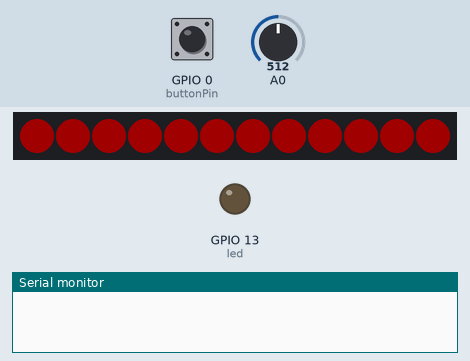
Recording of a sketch running on a simulated ESP8266 (NodeMCU). Parts: 12 RGB LEDs in strip order, left to right, output pins drawn as LEDs (lit = HIGH), the last lines printed to the serial monitor. Inputs (shaded band) come from the test bench; at power-on: GPIO 0 (buttonPin) HIGH, A0 = 512. Dim RGB values are drawn brighter than linear; random numbers use the default seed unless the sketch sets one.

Above: at 1.2 s.
1.3 s: GPIO 0 (buttonPin) pulled LOW for 3.2 s
At 4.37 s:
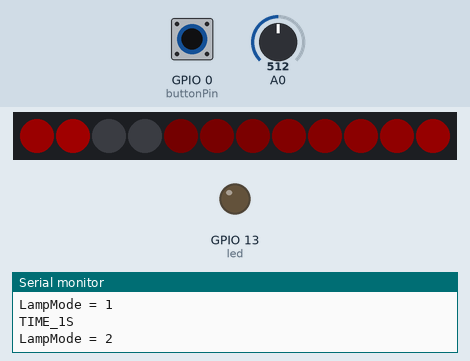
5.1 s: GPIO 0 (buttonPin) pulled LOW for 3.2 s
At 8.8 s:
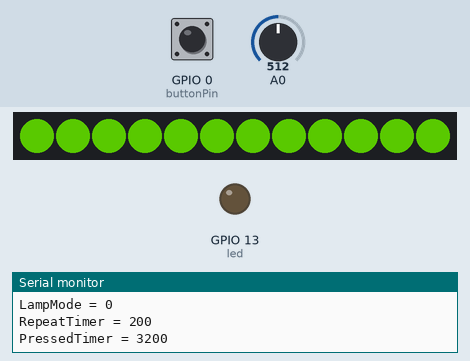
9.8 s: GPIO 0 (buttonPin) pulled LOW for 3.2 s
At 11.35 s:
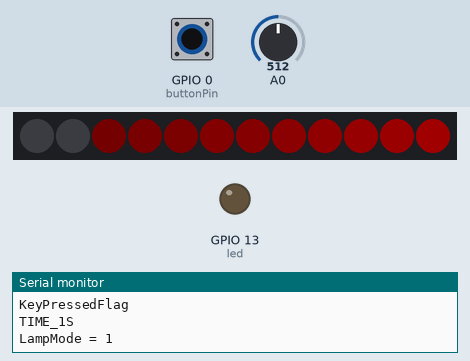
13.6 s: GPIO 0 (buttonPin) pulled LOW for 3.2 s
At 17.6 s:
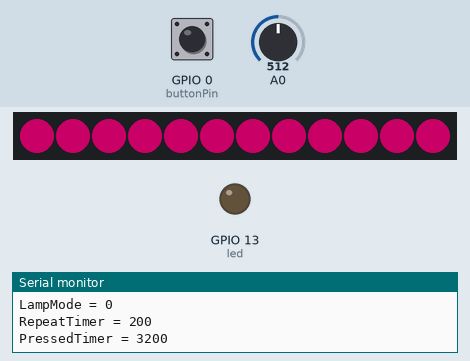
18.3 s: GPIO 0 (buttonPin) pulled LOW for 1 s
At 20.3 s:
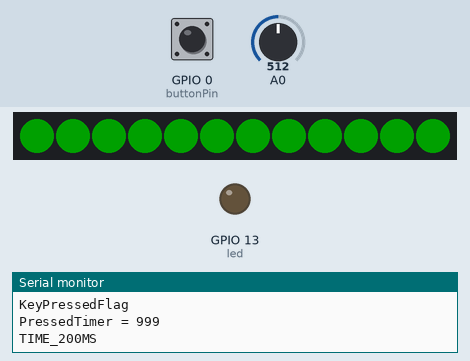
20.8 s: GPIO 0 (buttonPin) pulled LOW for 3.2 s
At 23.87 s:
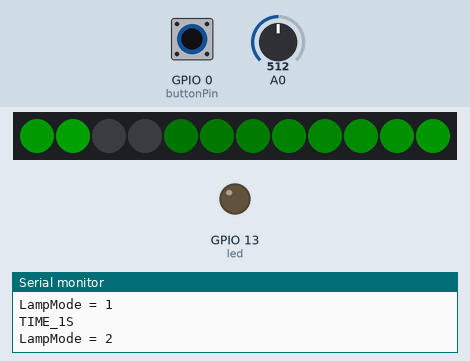

The sketch:

lamp.ino
```cpp
#include <NeoPixelAnimator.h>
#include <NeoPixelBrightnessBus.h>
#include <NeoPixelBus.h>

#include <Ticker.h>
Ticker ticker;

uint16_t PressedTimer = 0;
uint16_t RepeatTimer = 0;
boolean KeyPressedFlag = false;
boolean KeyValidFlag = false;

#define TIME_30MS         30
#define TIME_200MS        200
#define TIME_1S           1000
#define TIME_5S           5000
#define TIME_KEY_REPEAT   1500

const int buttonPin = 0;     // the number of the pushbutton pin
// variables will change:
int buttonState = 0;         // variable for reading the pushbutton status
char LampMode = 0;
char ColorMode = 0;

const uint16_t PixelCount = 12; // make sure to set this to the number of pixels in your strip
const uint16_t PixelPin = 2;  // make sure to set this to the correct pin, ignored for Esp8266
const uint16_t AnimCount = 12; //
const uint16_t TailLength = 11; // length of the tail, must be shorter than PixelCount
const float MaxLightness = 0.2f; // max lightness at the head of the tail (0.5f is full bright)
uint8_t delta = 255 * MaxLightness;

boolean AnimationInit = false;
boolean LampOff = false;

HslColor hslcolor;
RgbColor rgbcolor;

NeoGamma<NeoGammaTableMethod> colorGamma; // for any fade animations, best to correct gamma
NeoPixelBus<NeoGrbFeature, NeoEsp8266AsyncUart1Ws2812Method> strip(PixelCount, PixelPin); // for esp8266 omit the pin

NeoPixelAnimator animations(AnimCount); // NeoPixel animation management object

// what is stored for state is specific to the need, in this case, the colors.
// Basically what ever you need inside the animation update function
struct MyAnimationState
{
  RgbColor StartingColor;
  RgbColor EndingColor;
};

// one entry per pixel to match the animation timing manager
MyAnimationState animationState[PixelCount];
boolean fadeToColor = true;  // general purpose variable used to store effect state
const int led = 13;

void Keytimer() {
  PressedTimer++;
  RepeatTimer++;
}

void SetRandomSeed()
{
  uint32_t seed;

  // random works best with a seed that can use 31 bits
  // analogRead on a unconnected pin tends toward less than four bits
  seed = analogRead(0);
  delay(1);

  for (int shifts = 3; shifts < 31; shifts += 3)
  {
    seed ^= analogRead(0) << shifts;
    delay(1);
  }

  // Serial.println(seed);
  randomSeed(seed);
}

void LoopAnimUpdate(const AnimationParam& param)
{
  // wait for this animation to complete,
  // we are using it as a timer of sorts
  if (param.state == AnimationState_Completed)
  {
    // done, time to restart this position tracking animation/timer
    animations.RestartAnimation(param.index);

    // rotate the complete strip one pixel to the right on every update
    strip.RotateRight(1);
  }
}

// simple blend function
void BlendAnimUpdate(const AnimationParam& param)
{
  // this gets called for each animation on every time step
  // progress will start at 0.0 and end at 1.0
  // we use the blend function on the RgbColor to mix
  // color based on the progress given to us in the animation
  RgbColor updatedColor = RgbColor::LinearBlend(
                            animationState[param.index].StartingColor,
                            animationState[param.index].EndingColor,
                            param.progress);

  if ( LampMode == 3) {
    // apply the color to the strip
    strip.SetPixelColor(param.index, updatedColor);
  }
  else {
    // apply the color to the strip
    for (uint16_t pixel = 0; pixel < PixelCount; pixel++)
      strip.SetPixelColor(pixel, updatedColor);
  }
}

void DrawTailPixels()
{
  // using Hsl as it makes it easy to pick from similiar saturated colors
  hslcolor = HslColor(rgbcolor);

  for (uint16_t index = 0; index < strip.PixelCount() ; index++)
  {
    float lightness = 0;

    if ( index <= TailLength )
      lightness = index * MaxLightness / TailLength;

    RgbColor color = HslColor(hslcolor.H, hslcolor.S, lightness);
    strip.SetPixelColor(index, colorGamma.Correct(color));
  }
}

void FadeInFadeOutRinseRepeat(float luminance)
{
  if (fadeToColor)
  {
    // Fade upto a random color
    // we use HslColor object as it allows us to easily pick a hue
    // with the same saturation and luminance so the colors picked
    // will have similiar overall brightness
    RgbColor target = HslColor(random(360) / 360.0f, 1.0f, luminance);
    uint16_t time = random(1000, 2000);

    animationState[0].StartingColor = strip.GetPixelColor(0);
    animationState[0].EndingColor = target;

    animations.StartAnimation(0, time, BlendAnimUpdate);
  }
  else
  {
    // fade to black
    uint16_t time = random(600, 700);

    animationState[0].StartingColor = strip.GetPixelColor(0);
    animationState[0].EndingColor = RgbColor(0);

    animations.StartAnimation(0, time, BlendAnimUpdate);
  }

  // toggle to the next effect state
  fadeToColor = !fadeToColor;
}
void PickRandom(float luminance)
{
  // pick random count of pixels to animate
  uint16_t count = random(PixelCount);
  while (count > 0)
  {
    // pick a random pixel
    uint16_t pixel = random(PixelCount);

    // pick random time and random color
    // we use HslColor object as it allows us to easily pick a color
    // with the same saturation and luminance
    uint16_t time = random(100, 400);
    animationState[pixel].StartingColor = strip.GetPixelColor(pixel);
    animationState[pixel].EndingColor = HslColor(random(360) / 360.0f, 1.0f, luminance);

    animations.StartAnimation(pixel, time, BlendAnimUpdate);

    count--;
  }
}

void setup()
{
  // initialize the pushbutton pin as an input:
  pinMode(buttonPin, INPUT);

  pinMode(led, OUTPUT);
  digitalWrite(led, 0);
  Serial.begin(115200);

  strip.Begin();
  strip.Show();
  SetRandomSeed();

  ticker.attach_ms(1, Keytimer);
}

void loop()
{
  // this is all that is needed to keep it running
  // and avoiding using delay() is always a good thing for
  // any timing related routines

  // read the state of the pushbutton value:
  buttonState = digitalRead(buttonPin);

  // check if the pushbutton is pressed. If it is, the buttonState is HIGH:
  if (buttonState == LOW) {
    if (KeyPressedFlag == false && KeyValidFlag == false) {
      PressedTimer = 0;
      RepeatTimer = 0;
      KeyPressedFlag = true;
      ticker.attach_ms(1, Keytimer);
      printf("KeyPressedFlag\r\n");
    }

    if (KeyPressedFlag == true) {
      if (PressedTimer >= TIME_1S && RepeatTimer >= TIME_KEY_REPEAT) {
        LampMode++;
        LampMode = LampMode % 4;
        AnimationInit = false;
        RepeatTimer = 0;
        printf("TIME_1S\r\n");
        printf("LampMode = %d\r\n", LampMode);
      }
    }
  }
  else {
    if ( KeyPressedFlag == true ) {
      KeyPressedFlag = false;
      KeyValidFlag = true;

      if (PressedTimer >= TIME_1S && PressedTimer < TIME_5S && RepeatTimer <= TIME_KEY_REPEAT) {
        KeyValidFlag = false;
        printf("RepeatTimer = %d\r\n", RepeatTimer);
      }

      printf("PressedTimer = %d\r\n", PressedTimer);
      ticker.detach();
    }
  }

  if (KeyValidFlag == true) {

    if (PressedTimer >= TIME_5S) {

      if ( LampOff == false ) {
        LampOff = true;
        rgbcolor = RgbColor(0, 0, 0);
        for (char i = 0; i < PixelCount; i++)
          strip.SetPixelColor(i, rgbcolor);
        strip.Show();
      }
      else {
        LampOff = false;
        AnimationInit = false;
      }
      printf("TIME_3S\r\n");

    }
    else if (PressedTimer >= TIME_1S) {
      LampMode++;
      LampMode = LampMode % 4;
      AnimationInit = false;
      printf("TIME_1S\r\n");
    }
    else if (PressedTimer >= TIME_200MS) {
      ColorMode++;
      ColorMode = ColorMode % 7;
      AnimationInit = false;

      if (LampOff == true)
        LampOff = false;

      printf("TIME_200MS\r\n");
    }
    else if (PressedTimer >= TIME_30MS)  {
      printf("TIME_30MS\r\n");
    }

    KeyValidFlag = false;
    PressedTimer = 0;
    RepeatTimer = 0;
  }

  if ( LampOff == false ) {
    if ( AnimationInit == false ) {
      switch (ColorMode) {
        case 0:
          rgbcolor = RgbColor(255, 0, 0);
          break;
        case 1:
          rgbcolor = RgbColor(0, 255, 0);
          break;
        case 2:
          rgbcolor = RgbColor(0, 0, 255);
          break;
        case 3:
          rgbcolor = RgbColor(255, 255, 0);
          break;
        case 4:
          rgbcolor = RgbColor(255, 0, 255);
          break;
        case 5:
          rgbcolor = RgbColor(0, 255, 255);
          break;
        case 6:
          rgbcolor = RgbColor(255, 255, 255);
          break;
        default:
          rgbcolor = RgbColor(255, 0, 0);
          break;
      }
      rgbcolor.Darken(delta);

      switch (LampMode) {
        case 0:
          hslcolor = HslColor(rgbcolor);
          rgbcolor = HslColor(hslcolor.H, hslcolor.S, MaxLightness);
          for (char i = 0; i < PixelCount; i++)
            strip.SetPixelColor(i, colorGamma.Correct(rgbcolor));
          strip.Show();
          break;
        case 1:
          // Draw the tail that will be rotated through all the rest of the pixels
          DrawTailPixels();
          // we use the index 0 animation to time how often we rotate all the pixels
          animations.StartAnimation(0, 100, LoopAnimUpdate);
          break;
        case 2:
          FadeInFadeOutRinseRepeat(0.2f); // 0.0 = black, 0.25 is normal, 0.5 is bright
          break;
        case 3:
          PickRandom(0.2f); // 0.0 = black, 0.25 is normal, 0.5 is bright
          break;
        default:
          break;
      }
      AnimationInit = true;
    }

    if (animations.IsAnimating()) {
      animations.UpdateAnimations();
      strip.Show();
    }
    else {
      if ( LampMode == 2 )
        FadeInFadeOutRinseRepeat(0.2f); // 0.0 = black, 0.25 is normal, 0.5 is bright
      else if ( LampMode == 3 )
        PickRandom(0.2f); // 0.0 = black, 0.25 is normal, 0.5 is bright
      else {
        ;
      }
    }
    strip.Show();
  }

}
```

Measured:
- after the input at 1.3 s, the LEDs: first change after 1.5 s (image 1 shows a later state)
- after the input at 9.8 s, the LEDs: change after 1.5 s (image 3)
- after the input at 18.3 s, the LEDs: change after 1.0 s (image 5)
- after the input at 20.8 s, the LEDs: first change after 1.5 s (image 6 shows a later state)
